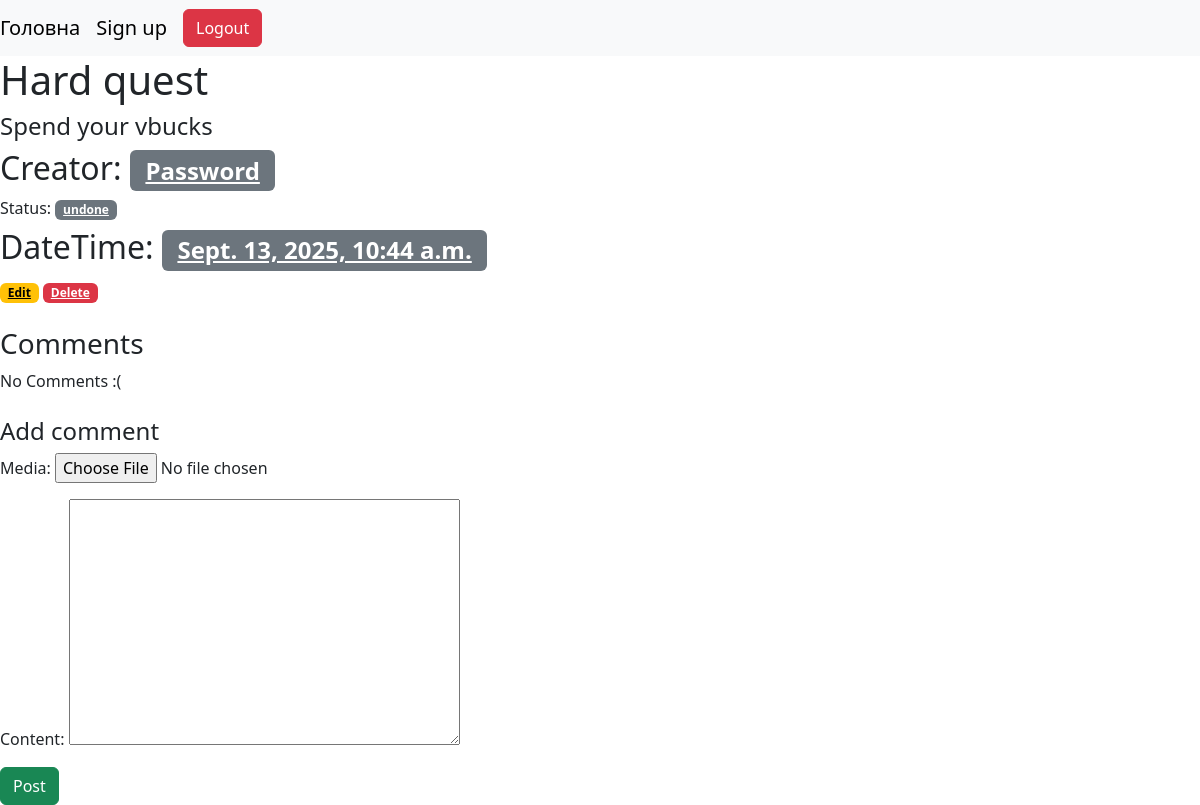
Before: /1/detail/ with the older database file.
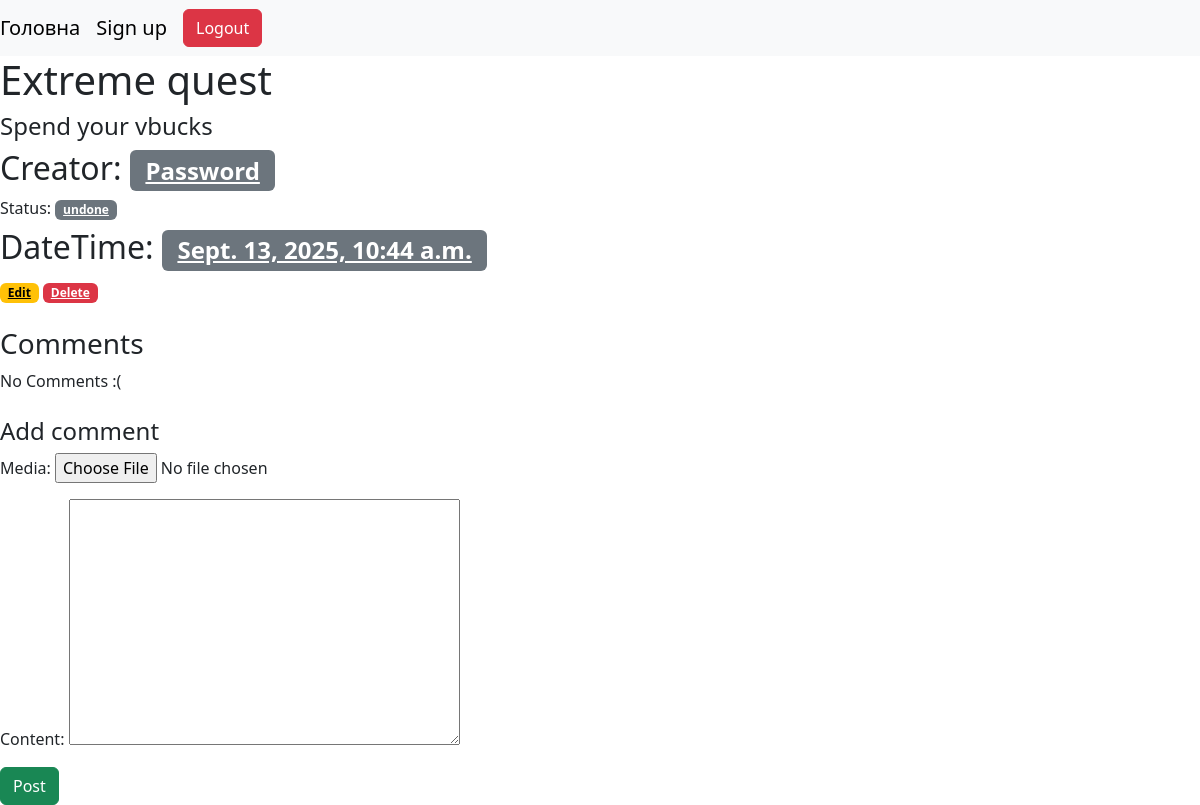
After: the same page with the newer database file.
### task_maker/models.py (models this page shows, shortened)
class Task(models.Model):
    title = models.CharField(max_length=255)
    description = models.TextField()
    status = models.CharField(max_length=20)
    user = models.ForeignKey(User, on_delete=models.CASCADE)
    published_at = models.DateTimeField(auto_now_add=True)
    due_datetime = models.DateTimeField(null=True)
    project = models.ForeignKey(Project, on_delete=models.CASCADE)

### task_maker/views.py (the view, shortened to what this page needs)
# urls.py: path('<int:pk>/detail/', TaskDetailView.as_view(), name='task_detail'),
class TaskDetailView(DetailView):
    model = Task
    template_name = "Tasks/task_detail.html"
    context_object_name = 'task'
    def get_context_data(self, **kwargs):
        context = super().get_context_data()
        context['comment_form'] = CommentsForm()
        return context

### task_maker/forms.py
class CommentsForm(forms.ModelForm):
    class Meta:
        model = Comment
        fields = ["media", "content"]
        widgets = {
            "media": forms.FileInput()
        }

### template/Tasks/task_detail.html (shortened to what this page needs)
{% extends "base.html" %}
{% block content %}
{% load extra_tags %}
    <h1>{{ task.title }}</h1>
    <h4>{{ task.description }}</h4>
    <h2>Creator: <a class="badge text-bg-secondary">{{ task.user }}</a></h2>
    <h6>Status: <a class="badge text-bg-secondary">{{ task.status }}</a></h6>
    <h2>DateTime: <a class="badge text-bg-secondary">{{ task.due_datetime }}</a></h2>
    <a href="{% url 'task_edit' task.id %}" class="badge text-bg-warning">Edit</a>
    <a href="{% url 'task_delete' task.id %}" class="badge text-bg-danger">Delete</a>
<div class="comments mt-4">
    <h3>Comments</h3>
        {% for comment in task.comments.all %}
            <div class="comment mb-2">
                <p>{{ comment.content }}</p>
                {% if comment.media %}
                    <div class="comment-media">
                        {% if comment.media.url|endswith:".jpg" or comment.media.url|endswith:".png" or comment.media.url|endswith:".jpeg" %}
                            <img src="{{ comment.media.url }}" alt="Зображення коментаря" style="max-width: 1000px">
                        {% elif comment.media.url|endswith:".mp4" %}
                            <video width="320", height="240" controls>
                                <source src="{{ comment.media.url }}" type="video/mp4">
                                Your browser does not support the video tag
                            </video>
                        {% else %}
                            <a href="{{ comment.media.url }}">Download this file</a>
                        {% endif %}
                    </div>
                {% endif %}
                <small>User: {{ comment.user.username }}</small>
       {% empty %}
                <p>No Comments :(</p>
       {% endfor %}
            </div>
<div class="add-comment mt-4">
    <h4>Add comment</h4>
    <form action="{% url 'task_detail' task.id %}" method="post" enctype="multipart/form-data">
        {{ comment_form.as_p }}
        <button type="submit" class="btn btn-success">Post</button>
    </form>
</div>
{% endblock %}

Changed rows visible on the page:
changed Task "Spend your vbucks": title "Hard quest" → "Extreme quest"
